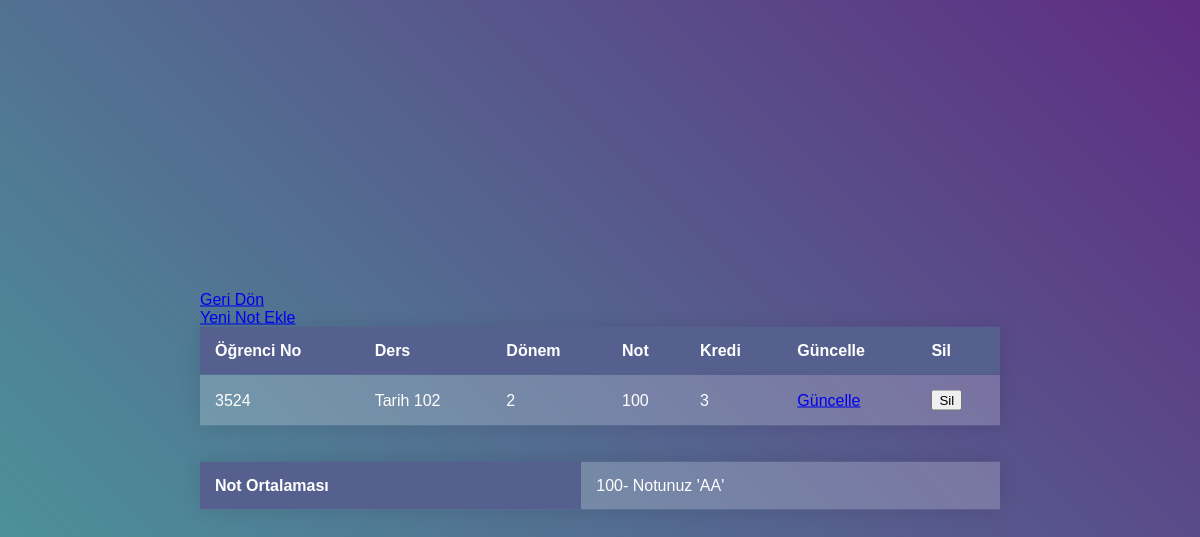
Page /notlar.php?student_no=3524 on the committed database.
### tables this page shows
CREATE TABLE `notes` (
  `id` int(11) NOT NULL,
  `student_no` int(4) NOT NULL,
  `ders` varchar(20) NOT NULL,
  `dönem` int(1) NOT NULL,
  `note` int(3) NOT NULL,
  `kredi` int(1) NOT NULL
);

### notlar.php (the view, shortened to what this page needs)
<?php
include("baglan.php");
if(isset($_GET['student_no'])){
  $stu_no = mysqli_real_escape_string($conn, $_GET['student_no']);
}
$not= "select * from notes where student_no= $stu_no";
$result = mysqli_query($conn,$not);
$data = $result->fetch_all(MYSQLI_ASSOC);
$toplamkredi=0;
$toplamnot=0;
?>
<!DOCTYPE html>
<html>
<div class="container">
	<table>
		<thead>
  <tr>
    <th>Öğrenci No</th>
    <th>Ders</th>
    <th>Dönem</th>
    <th>Not</th>
    <th>Kredi</th>
    <th>Güncelle</th>
    <th>Sil</th>
  </tr>
  </thead>
		<tbody>
  <?php foreach($data as $row): ?>
  <tr>
    <td><?= htmlspecialchars($row['student_no']) ?></td>
    <td><?= htmlspecialchars($row['ders']) ?></td>
    <td><?= htmlspecialchars($row['dönem']) ?></td>
    <td><?= htmlspecialchars($row['note']) ?></td>
    <?php $toplamkredi=$toplamkredi+ $row['kredi']; ?>
    <td><?= htmlspecialchars($row['kredi']) ?></td>
    <?php
    $notes=$row['kredi']*$row['note'];
    $toplamnot=$toplamnot+$notes;
    ?>
    <td><a href="uptadenotes.php?id=<?php echo $row['id'];?>">Güncelle</a></td>
    <form class="form-horizontal card card-block w-50 mx-auto bg-light" action="notlar.php" method="POST">
      <td><input type="submit" name="delete" class="form-control" id="delete" value="Sil"></a></td>
    </form>
  </tr>
  <?php endforeach ?>
  <div class="row">
	 		<div class="col-md-10 mx-auto">
	 			<div class="row">
			 		<div class="col-md-2">
			 			<a href="öğrenciler.php" class="btn btn-primary btn-lg active float-right" role="button" aria-pressed="true">Geri Dön</a>
			 		</div>
           <div class="col-md-2">
			 			<a href="yeniders.php?student_no=<?php echo $row['student_no'];?>" class="btn btn-primary btn-lg active float-right" role="button" aria-pressed="true">Yeni Not Ekle</a>
			 		</div>
	 			</div>
	 		</div>
	 	</div>
         </tbody>
	</table>
<br><br>
<table>
	<thead>
  <tr>
    <th>Not Ortalaması</th>
    <td><?php
    $ort = $toplamnot/$toplamkredi;
    if($ort>=84.5 && $ort<=100)
        echo("  " .$ort ."- Notunuz 'AA'");
?></td>
  </tr>
  </thead>
</table>
</html>

### notlar.php (style rules this page uses)
html, body { height: 100%; }
.container { position: absolute; top: 50%; left: 50%; transform: translate(-50%, -50%); }
table { width: 800px; border-collapse: collapse; overflow: hidden; box-shadow: 0 0 20px rgba(0,0,0,0.1); }
th, td { padding: 15px; background-color: rgba(255,255,255,0.2); color: #fff; }
th { text-align: left; }

### rows in the picture
notes: student_no "3524", ders "Tarih 102", dönem "2", note "100", kredi "3"

### other values in the picture
$ort "100"
